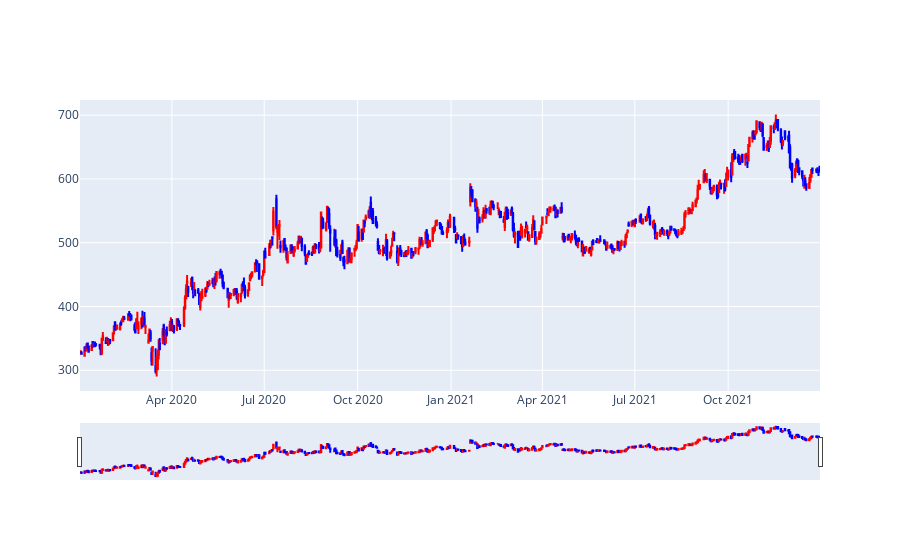

Notebook cell for this chart:
### Markdown cell above
## <span style="background-color:#F1F8FF">add_trace</span> :  캔들스틱 차트 구현

### Code cell
fig.add_trace(
    go.Candlestick(     # go.Candlestick 그래프
        x=df.index,     # x축은 날짜로 표기
        open=df.Open,   # 시초가
        high=df.High,   # 고가
        low=df.Low,     # 저가
        close=df.Close, # 종가
        increasing_line_color='red',    # 주가 상승은 빨간색
        decreasing_line_color='blue',   # 주가 하락은 파란색
    )
)

### Figure 1 — Plotly figure (JSON) as saved in the notebook; plotly's stock layout.template omitted (floating-point values rounded to 4 significant figures; data arrays with more than 128 entries replaced by an {"elided": "..."} marker saying what was removed)
{"data": [{"close": {"elided": "504 float values"}, "decreasing": {"line": {"color": "blue"}}, "high": {"elided": "504 float values"}, "increasing": {"line": {"color": "red"}}, "low": {"elided": "504 float values"}, "open": {"elided": "504 float values"}, "type": "candlestick", "x": {"elided": "504 str values"}}], "layout": {}}
